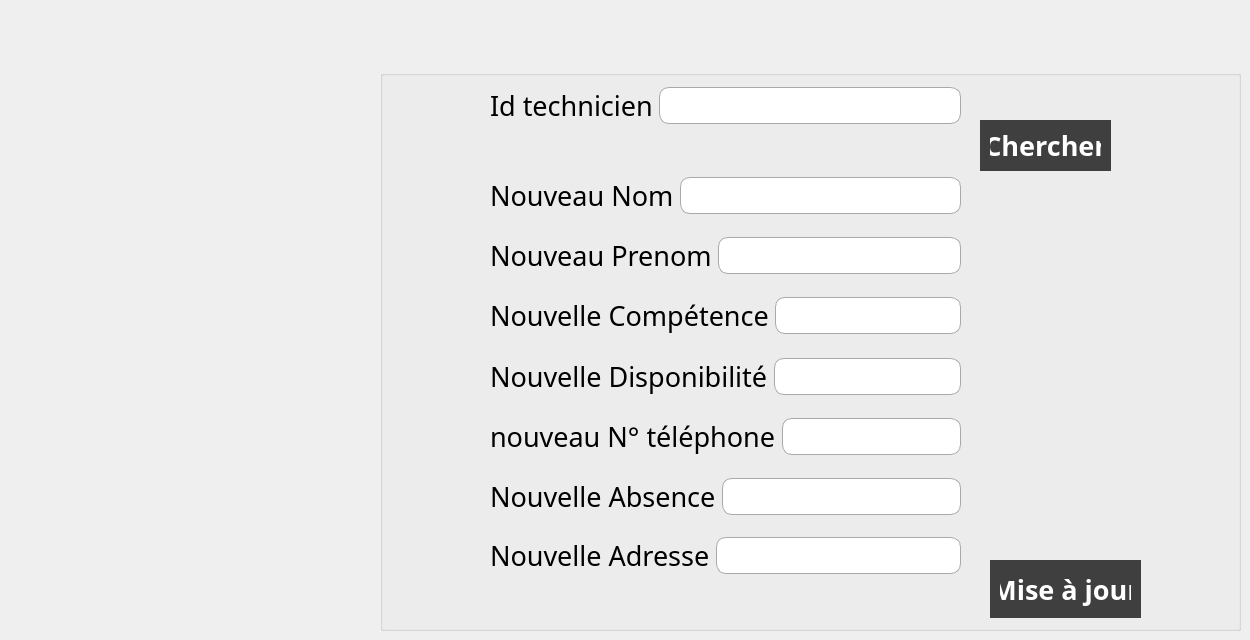
    <widget class="QWidget" name="tab_2">
     <attribute name="title">
      <string>Mise à jour</string>
     </attribute>
     <widget class="QGroupBox" name="groupBox_2">
      <property name="geometry">
       <rect>
        <x>380</x>
        <y>70</y>
        <width>861</width>
        <height>561</height>
       </rect>
      </property>
      <property name="title">
       <string/>
      </property>
      <widget class="QPushButton" name="recherche">
       <property name="geometry">
        <rect>
         <x>600</x>
         <y>50</y>
         <width>131</width>
         <height>51</height>
        </rect>
       </property>
       <property name="font">
        <font>
         <family>Agency FB</family>
         <pointsize>20</pointsize>
         <weight>75</weight>
         <bold>true</bold>
        </font>
       </property>
       <property name="styleSheet">
        <string notr="true">QPushButton {
    background-color: #3F3F3F;
    color: white;
    border: none;
    padding: 10px;
    
}

QPushButton:hover {
    background-color: #B81F25;
    border-radius: 15px; /* Rayon pour arrondir les coins lors du survol */
}

QPushButton:pressed {
    background-color: #B81F25;
    border-radius: 10px; /* Rayon pour arrondir les coins lors du clic */
}</string>
       </property>
       <property name="text">
        <string>Chercher</string>
       </property>
      </widget>
      <widget class="QPushButton" name="miseajour">
       <property name="geometry">
        <rect>
         <x>610</x>
         <y>490</y>
         <width>151</width>
         <height>58</height>
        </rect>
       </property>
       <property name="font">
        <font>
         <family>Agency FB</family>
         <pointsize>20</pointsize>
         <weight>75</weight>
         <bold>true</bold>
        </font>
       </property>
       <property name="styleSheet">
        <string notr="true">QPushButton {
    background-color: #3F3F3F;
    color: white;
    border: none;
    padding: 10px;
    
}

QPushButton:hover {
    background-color: #B81F25;
    border-radius: 15px; /* Rayon pour arrondir les coins lors du survol */
}

QPushButton:pressed {
    background-color: #B81F25;
    border-radius: 10px; /* Rayon pour arrondir les coins lors du clic */
}</string>
       </property>
       <property name="text">
        <string>Mise à jour</string>
       </property>
      </widget>
      <widget class="QWidget" name="layoutWidget">
       <property name="geometry">
        <rect>
         <x>110</x>
         <y>10</y>
         <width>471</width>
         <height>51</height>
        </rect>
       </property>
       <layout class="QHBoxLayout" name="horizontalLayout_9">
        <item>
         <widget class="QLabel" name="label_18">
          <property name="font">
           <font>
            <family>Agency FB</family>
            <pointsize>20</pointsize>
            <weight>50</weight>
            <bold>false</bold>
           </font>
          </property>
          <property name="text">
           <string>Id technicien</string>
          </property>
         </widget>
        </item>
        <item>
         <widget class="QLineEdit" name="idtech2">
          <property name="styleSheet">
           <string notr="true">QLineEdit {
    font-family: 'Agency FB';     /* Police Agency FB */
    font-size: 14pt;              /* Taille de la police */
    border: 1px solid #A9A9A9;    /* Bordure grise (#A9A9A9 pour gris clair) */
    padding: 5px;                 /* Espacement interne pour le texte */
    border-radius: 10px;          /* Rayon pour arrondir les coins */
}</string>
          </property>
         </widget>
        </item>
       </layout>
      </widget>
      <widget class="QWidget" name="layoutWidget">
       <property name="geometry">
        <rect>
         <x>110</x>
         <y>100</y>
         <width>471</width>
         <height>51</height>
        </rect>
       </property>
       <layout class="QHBoxLayout" name="horizontalLayout_10">
        <item>
         <widget class="QLabel" name="label_15">
          <property name="font">
           <font>
            <family>Agency FB</family>
            <pointsize>20</pointsize>
            <weight>50</weight>
            <bold>false</bold>
           </font>
          </property>
          <property name="text">
           <string>Nouveau Nom</string>
          </property>
         </widget>
        </item>
        <item>
         <widget class="QLineEdit" name="nomtech2">
          <property name="styleSheet">
           <string notr="true">QLineEdit {
    font-family: 'Agency FB';     /* Police Agency FB */
    font-size: 14pt;              /* Taille de la police */
    border: 1px solid #A9A9A9;    /* Bordure grise (#A9A9A9 pour gris clair) */
    padding: 5px;                 /* Espacement interne pour le texte */
    border-radius: 10px;          /* Rayon pour arrondir les coins */
}</string>
          </property>
         </widget>
        </item>
       </layout>
      </widget>
      <widget class="QWidget" name="layoutWidget">
       <property name="geometry">
        <rect>
         <x>110</x>
         <y>160</y>
         <width>471</width>
         <height>51</height>
        </rect>
       </property>
       <layout class="QHBoxLayout" name="horizontalLayout_11">
        <item>
         <widget class="QLabel" name="label_16">
          <property name="font">
           <font>
            <family>Agency FB</family>
            <pointsize>20</pointsize>
            <weight>50</weight>
            <bold>false</bold>
           </font>
          </property>
          <property name="text">
           <string>Nouveau Prenom</string>
          </property>
         </widget>
        </item>
        <item>
         <widget class="QLineEdit" name="pretech2">
          <property name="styleSheet">
           <string notr="true">QLineEdit {
    font-family: 'Agency FB';     /* Police Agency FB */
    font-size: 14pt;              /* Taille de la police */
    border: 1px solid #A9A9A9;    /* Bordure grise (#A9A9A9 pour gris clair) */
    padding: 5px;                 /* Espacement interne pour le texte */
    border-radius: 10px;          /* Rayon pour arrondir les coins */
}</string>
          </property>
         </widget>
        </item>
       </layout>
      </widget>
      <widget class="QWidget" name="layoutWidget">
       <property name="geometry">
        <rect>
         <x>110</x>
         <y>220</y>
         <width>471</width>
         <height>51</height>
        </rect>
       </property>
       <layout class="QHBoxLayout" name="horizontalLayout_12">
        <item>
         <widget class="QLabel" name="label_14">
          <property name="font">
           <font>
            <family>Agency FB</family>
            <pointsize>20</pointsize>
            <weight>50</weight>
            <bold>false</bold>
           </font>
          </property>
          <property name="text">
           <string>Nouvelle Compétence</string>
          </property>
         </widget>
        </item>
        <item>
         <widget class="QLineEdit" name="competence2">
          <property name="styleSheet">
           <string notr="true">QLineEdit {
    font-family: 'Agency FB';     /* Police Agency FB */
    font-size: 14pt;              /* Taille de la police */
    border: 1px solid #A9A9A9;    /* Bordure grise (#A9A9A9 pour gris clair) */
    padding: 5px;                 /* Espacement interne pour le texte */
    border-radius: 10px;          /* Rayon pour arrondir les coins */
}</string>
          </property>
         </widget>
        </item>
       </layout>
      </widget>
      <widget class="QWidget" name="layoutWidget">
       <property name="geometry">
        <rect>
         <x>110</x>
         <y>281</y>
         <width>471</width>
         <height>51</height>
        </rect>
       </property>
       <layout class="QHBoxLayout" name="horizontalLayout_13">
        <item>
         <widget class="QLabel" name="label_17">
          <property name="font">
           <font>
            <family>Agency FB</family>
            <pointsize>20</pointsize>
            <weight>50</weight>
            <bold>false</bold>
           </font>
          </property>
          <property name="text">
           <string>Nouvelle Disponibilité</string>
          </property>
         </widget>
        </item>
        <item>
         <widget class="QLineEdit" name="dispotech2">
          <property name="styleSheet">
           <string notr="true">QLineEdit {
    font-family: 'Agency FB';     /* Police Agency FB */
    font-size: 14pt;              /* Taille de la police */
    border: 1px solid #A9A9A9;    /* Bordure grise (#A9A9A9 pour gris clair) */
    padding: 5px;                 /* Espacement interne pour le texte */
    border-radius: 10px;          /* Rayon pour arrondir les coins */
}</string>
          </property>
         </widget>
        </item>
       </layout>
      </widget>
      <widget class="QWidget" name="layoutWidget">
       <property name="geometry">
        <rect>
         <x>110</x>
         <y>341</y>
         <width>471</width>
         <height>51</height>
        </rect>
       </property>
       <layout class="QHBoxLayout" name="horizontalLayout_14">
        <item>
         <widget class="QLabel" name="label_19">
          <property name="font">
           <font>
            <family>Agency FB</family>
            <pointsize>20</pointsize>
            <weight>50</weight>
            <bold>false</bold>
           </font>
          </property>
          <property name="text">
           <string>nouveau N° téléphone</string>
          </property>
         </widget>
        </item>
        <item>
         <widget class="QLineEdit" name="tel2">
          <property name="styleSheet">
           <string notr="true">QLineEdit {
    font-family: 'Agency FB';     /* Police Agency FB */
    font-size: 14pt;              /* Taille de la police */
    border: 1px solid #A9A9A9;    /* Bordure grise (#A9A9A9 pour gris clair) */
    padding: 5px;                 /* Espacement interne pour le texte */
    border-radius: 10px;          /* Rayon pour arrondir les coins */
}</string>
          </property>
         </widget>
        </item>
       </layout>
      </widget>
      <widget class="QWidget" name="layoutWidget">
       <property name="geometry">
        <rect>
         <x>110</x>
         <y>401</y>
         <width>471</width>
         <height>51</height>
        </rect>
       </property>
       <layout class="QHBoxLayout" name="horizontalLayout_15">
        <item>
         <widget class="QLabel" name="label_20">
          <property name="font">
           <font>
            <family>Agency FB</family>
            <pointsize>20</pointsize>
            <weight>50</weight>
            <bold>false</bold>
           </font>
          </property>
          <property name="text">
           <string>Nouvelle Absence</string>
          </property>
         </widget>
        </item>
        <item>
         <widget class="QLineEdit" name="absence2">
          <property name="styleSheet">
           <string notr="true">QLineEdit {
    font-family: 'Agency FB';     /* Police Agency FB */
    font-size: 14pt;              /* Taille de la police */
    border: 1px solid #A9A9A9;    /* Bordure grise (#A9A9A9 pour gris clair) */
    padding: 5px;                 /* Espacement interne pour le texte */
    border-radius: 10px;          /* Rayon pour arrondir les coins */
}</string>
          </property>
         </widget>
        </item>
       </layout>
      </widget>
      <widget class="QWidget" name="layoutWidget">
       <property name="geometry">
        <rect>
         <x>110</x>
         <y>460</y>
         <width>471</width>
         <height>51</height>
        </rect>
       </property>
       <layout class="QHBoxLayout" name="horizontalLayout_16">
        <item>
         <widget class="QLabel" name="label_21">
          <property name="font">
           <font>
            <family>Agency FB</family>
            <pointsize>20</pointsize>
            <weight>50</weight>
            <bold>false</bold>
           </font>
          </property>
          <property name="text">
           <string>Nouvelle Adresse</string>
          </property>
         </widget>
        </item>
        <item>
         <widget class="QLineEdit" name="adresse2">
          <property name="styleSheet">
           <string notr="true">QLineEdit {
    font-family: 'Agency FB';     /* Police Agency FB */
    font-size: 14pt;              /* Taille de la police */
    border: 1px solid #A9A9A9;    /* Bordure grise (#A9A9A9 pour gris clair) */
    padding: 5px;                 /* Espacement interne pour le texte */
    border-radius: 10px;          /* Rayon pour arrondir les coins */
}</string>
          </property>
         </widget>
        </item>
       </layout>
      </widget>
     </widget>
    </widget>
